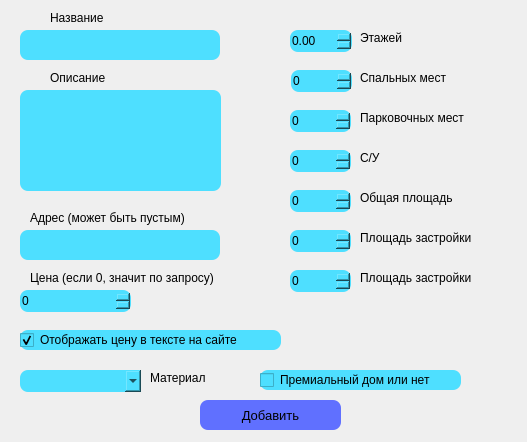
<?xml version="1.0" encoding="UTF-8"?>
<ui version="4.0">
 <class>Dialog</class>
 <widget class="QDialog" name="Dialog">
  <property name="geometry">
   <rect>
    <x>0</x>
    <y>0</y>
    <width>527</width>
    <height>442</height>
   </rect>
  </property>
  <property name="windowTitle">
   <string>Добавить проект</string>
  </property>
  <widget class="QLineEdit" name="lineEdit_4">
   <property name="geometry">
    <rect>
     <x>20</x>
     <y>30</y>
     <width>200</width>
     <height>30</height>
    </rect>
   </property>
   <property name="sizePolicy">
    <sizepolicy hsizetype="Minimum" vsizetype="Fixed">
     <horstretch>0</horstretch>
     <verstretch>0</verstretch>
    </sizepolicy>
   </property>
   <property name="baseSize">
    <size>
     <width>100</width>
     <height>50</height>
    </size>
   </property>
   <property name="layoutDirection">
    <enum>Qt::LeftToRight</enum>
   </property>
   <property name="styleSheet">
    <string notr="true">background-color: rgb(78, 223, 255);
border-radius: 8px;</string>
   </property>
   <property name="alignment">
    <set>Qt::AlignCenter</set>
   </property>
  </widget>
  <widget class="QLabel" name="label">
   <property name="geometry">
    <rect>
     <x>50</x>
     <y>10</y>
     <width>61</width>
     <height>16</height>
    </rect>
   </property>
   <property name="text">
    <string>Название</string>
   </property>
  </widget>
  <widget class="QLabel" name="label_2">
   <property name="geometry">
    <rect>
     <x>50</x>
     <y>70</y>
     <width>61</width>
     <height>16</height>
    </rect>
   </property>
   <property name="text">
    <string>Описание</string>
   </property>
  </widget>
  <widget class="QTextEdit" name="textEdit">
   <property name="geometry">
    <rect>
     <x>20</x>
     <y>90</y>
     <width>201</width>
     <height>101</height>
    </rect>
   </property>
   <property name="styleSheet">
    <string notr="true">background-color: rgb(78, 223, 255);
border-radius: 8px;</string>
   </property>
  </widget>
  <widget class="QLabel" name="label_3">
   <property name="geometry">
    <rect>
     <x>30</x>
     <y>210</y>
     <width>181</width>
     <height>16</height>
    </rect>
   </property>
   <property name="text">
    <string>Адрес (может быть пустым)</string>
   </property>
  </widget>
  <widget class="QLineEdit" name="lineEdit_5">
   <property name="geometry">
    <rect>
     <x>20</x>
     <y>230</y>
     <width>200</width>
     <height>30</height>
    </rect>
   </property>
   <property name="sizePolicy">
    <sizepolicy hsizetype="Minimum" vsizetype="Fixed">
     <horstretch>0</horstretch>
     <verstretch>0</verstretch>
    </sizepolicy>
   </property>
   <property name="baseSize">
    <size>
     <width>100</width>
     <height>50</height>
    </size>
   </property>
   <property name="layoutDirection">
    <enum>Qt::LeftToRight</enum>
   </property>
   <property name="styleSheet">
    <string notr="true">background-color: rgb(78, 223, 255);
border-radius: 8px;</string>
   </property>
   <property name="alignment">
    <set>Qt::AlignCenter</set>
   </property>
  </widget>
  <widget class="QDoubleSpinBox" name="doubleSpinBox">
   <property name="geometry">
    <rect>
     <x>290</x>
     <y>30</y>
     <width>62</width>
     <height>22</height>
    </rect>
   </property>
   <property name="styleSheet">
    <string notr="true">background-color: rgb(78, 223, 255);
border-radius: 8px;</string>
   </property>
  </widget>
  <widget class="QLabel" name="label_4">
   <property name="geometry">
    <rect>
     <x>360</x>
     <y>30</y>
     <width>55</width>
     <height>16</height>
    </rect>
   </property>
   <property name="text">
    <string>Этажей</string>
   </property>
  </widget>
  <widget class="QSpinBox" name="spinBox">
   <property name="geometry">
    <rect>
     <x>291</x>
     <y>70</y>
     <width>61</width>
     <height>22</height>
    </rect>
   </property>
   <property name="styleSheet">
    <string notr="true">background-color: rgb(78, 223, 255);
border-radius: 8px;</string>
   </property>
  </widget>
  <widget class="QLabel" name="label_5">
   <property name="geometry">
    <rect>
     <x>360</x>
     <y>70</y>
     <width>101</width>
     <height>16</height>
    </rect>
   </property>
   <property name="text">
    <string>Спальных мест</string>
   </property>
  </widget>
  <widget class="QSpinBox" name="spinBox_2">
   <property name="geometry">
    <rect>
     <x>290</x>
     <y>110</y>
     <width>61</width>
     <height>22</height>
    </rect>
   </property>
   <property name="styleSheet">
    <string notr="true">background-color: rgb(78, 223, 255);
border-radius: 8px;</string>
   </property>
  </widget>
  <widget class="QLabel" name="label_6">
   <property name="geometry">
    <rect>
     <x>360</x>
     <y>110</y>
     <width>121</width>
     <height>16</height>
    </rect>
   </property>
   <property name="text">
    <string>Парковочных мест</string>
   </property>
  </widget>
  <widget class="QSpinBox" name="spinBox_3">
   <property name="geometry">
    <rect>
     <x>290</x>
     <y>150</y>
     <width>61</width>
     <height>22</height>
    </rect>
   </property>
   <property name="styleSheet">
    <string notr="true">background-color: rgb(78, 223, 255);
border-radius: 8px;</string>
   </property>
  </widget>
  <widget class="QLabel" name="label_7">
   <property name="geometry">
    <rect>
     <x>360</x>
     <y>150</y>
     <width>31</width>
     <height>16</height>
    </rect>
   </property>
   <property name="text">
    <string>С/У</string>
   </property>
  </widget>
  <widget class="QSpinBox" name="spinBox_4">
   <property name="geometry">
    <rect>
     <x>290</x>
     <y>190</y>
     <width>61</width>
     <height>22</height>
    </rect>
   </property>
   <property name="styleSheet">
    <string notr="true">background-color: rgb(78, 223, 255);
border-radius: 8px;</string>
   </property>
   <property name="maximum">
    <number>999</number>
   </property>
  </widget>
  <widget class="QLabel" name="label_8">
   <property name="geometry">
    <rect>
     <x>360</x>
     <y>190</y>
     <width>121</width>
     <height>16</height>
    </rect>
   </property>
   <property name="text">
    <string>Общая площадь</string>
   </property>
  </widget>
  <widget class="QSpinBox" name="spinBox_5">
   <property name="geometry">
    <rect>
     <x>290</x>
     <y>230</y>
     <width>61</width>
     <height>22</height>
    </rect>
   </property>
   <property name="styleSheet">
    <string notr="true">background-color: rgb(78, 223, 255);
border-radius: 8px;</string>
   </property>
   <property name="maximum">
    <number>999</number>
   </property>
  </widget>
  <widget class="QLabel" name="label_9">
   <property name="geometry">
    <rect>
     <x>360</x>
     <y>230</y>
     <width>141</width>
     <height>16</height>
    </rect>
   </property>
   <property name="text">
    <string>Площадь застройки</string>
   </property>
  </widget>
  <widget class="QSpinBox" name="spinBox_6">
   <property name="geometry">
    <rect>
     <x>290</x>
     <y>270</y>
     <width>61</width>
     <height>22</height>
    </rect>
   </property>
   <property name="styleSheet">
    <string notr="true">background-color: rgb(78, 223, 255);
border-radius: 8px;</string>
   </property>
   <property name="maximum">
    <number>999</number>
   </property>
  </widget>
  <widget class="QLabel" name="label_10">
   <property name="geometry">
    <rect>
     <x>360</x>
     <y>270</y>
     <width>141</width>
     <height>16</height>
    </rect>
   </property>
   <property name="text">
    <string>Площадь застройки</string>
   </property>
  </widget>
  <widget class="QSpinBox" name="spinBox_7">
   <property name="geometry">
    <rect>
     <x>20</x>
     <y>290</y>
     <width>111</width>
     <height>22</height>
    </rect>
   </property>
   <property name="styleSheet">
    <string notr="true">background-color: rgb(78, 223, 255);
border-radius: 8px;</string>
   </property>
   <property name="maximum">
    <number>15000000</number>
   </property>
  </widget>
  <widget class="QLabel" name="label_11">
   <property name="geometry">
    <rect>
     <x>30</x>
     <y>270</y>
     <width>221</width>
     <height>16</height>
    </rect>
   </property>
   <property name="text">
    <string>Цена (если 0, значит по запросу)</string>
   </property>
  </widget>
  <widget class="QCheckBox" name="checkBox">
   <property name="geometry">
    <rect>
     <x>20</x>
     <y>330</y>
     <width>261</width>
     <height>20</height>
    </rect>
   </property>
   <property name="styleSheet">
    <string notr="true">background-color: rgb(78, 223, 255);
border-radius: 8px;</string>
   </property>
   <property name="text">
    <string>Отображать цену в тексте на сайте</string>
   </property>
   <property name="checked">
    <bool>true</bool>
   </property>
  </widget>
  <widget class="QComboBox" name="comboBox">
   <property name="geometry">
    <rect>
     <x>20</x>
     <y>370</y>
     <width>121</width>
     <height>22</height>
    </rect>
   </property>
   <property name="styleSheet">
    <string notr="true">background-color: rgb(78, 223, 255);
border-radius: 8px;</string>
   </property>
  </widget>
  <widget class="QLabel" name="label_12">
   <property name="geometry">
    <rect>
     <x>150</x>
     <y>370</y>
     <width>71</width>
     <height>16</height>
    </rect>
   </property>
   <property name="text">
    <string>Материал</string>
   </property>
  </widget>
  <widget class="QCheckBox" name="checkBox_2">
   <property name="geometry">
    <rect>
     <x>260</x>
     <y>370</y>
     <width>201</width>
     <height>20</height>
    </rect>
   </property>
   <property name="styleSheet">
    <string notr="true">background-color: rgb(78, 223, 255);
border-radius: 8px;</string>
   </property>
   <property name="text">
    <string>Премиальный дом или нет</string>
   </property>
  </widget>
  <widget class="QPushButton" name="pushButton_5">
   <property name="geometry">
    <rect>
     <x>200</x>
     <y>400</y>
     <width>141</width>
     <height>30</height>
    </rect>
   </property>
   <property name="sizePolicy">
    <sizepolicy hsizetype="Expanding" vsizetype="Fixed">
     <horstretch>0</horstretch>
     <verstretch>0</verstretch>
    </sizepolicy>
   </property>
   <property name="palette">
    <palette>
     <active>
      <colorrole role="Button">
       <brush brushstyle="SolidPattern">
        <color alpha="255">
         <red>96</red>
         <green>112</green>
         <blue>255</blue>
        </color>
       </brush>
      </colorrole>
      <colorrole role="Base">
       <brush brushstyle="SolidPattern">
        <color alpha="255">
         <red>96</red>
         <green>112</green>
         <blue>255</blue>
        </color>
       </brush>
      </colorrole>
      <colorrole role="Window">
       <brush brushstyle="SolidPattern">
        <color alpha="255">
         <red>96</red>
         <green>112</green>
         <blue>255</blue>
        </color>
       </brush>
      </colorrole>
     </active>
     <inactive>
      <colorrole role="Button">
       <brush brushstyle="SolidPattern">
        <color alpha="255">
         <red>96</red>
         <green>112</green>
         <blue>255</blue>
        </color>
       </brush>
      </colorrole>
      <colorrole role="Base">
       <brush brushstyle="SolidPattern">
        <color alpha="255">
         <red>96</red>
         <green>112</green>
         <blue>255</blue>
        </color>
       </brush>
      </colorrole>
      <colorrole role="Window">
       <brush brushstyle="SolidPattern">
        <color alpha="255">
         <red>96</red>
         <green>112</green>
         <blue>255</blue>
        </color>
       </brush>
      </colorrole>
     </inactive>
     <disabled>
      <colorrole role="Button">
       <brush brushstyle="SolidPattern">
        <color alpha="255">
         <red>96</red>
         <green>112</green>
         <blue>255</blue>
        </color>
       </brush>
      </colorrole>
      <colorrole role="Base">
       <brush brushstyle="SolidPattern">
        <color alpha="255">
         <red>96</red>
         <green>112</green>
         <blue>255</blue>
        </color>
       </brush>
      </colorrole>
      <colorrole role="Window">
       <brush brushstyle="SolidPattern">
        <color alpha="255">
         <red>96</red>
         <green>112</green>
         <blue>255</blue>
        </color>
       </brush>
      </colorrole>
     </disabled>
    </palette>
   </property>
   <property name="font">
    <font>
     <pointsize>10</pointsize>
    </font>
   </property>
   <property name="mouseTracking">
    <bool>false</bool>
   </property>
   <property name="styleSheet">
    <string notr="true">background-color: rgb(96, 112, 255);
border-radius: 8px;</string>
   </property>
   <property name="text">
    <string>Добавить</string>
   </property>
   <property name="default">
    <bool>false</bool>
   </property>
   <property name="flat">
    <bool>false</bool>
   </property>
  </widget>
 </widget>
 <resources/>
 <connections/>
</ui>
